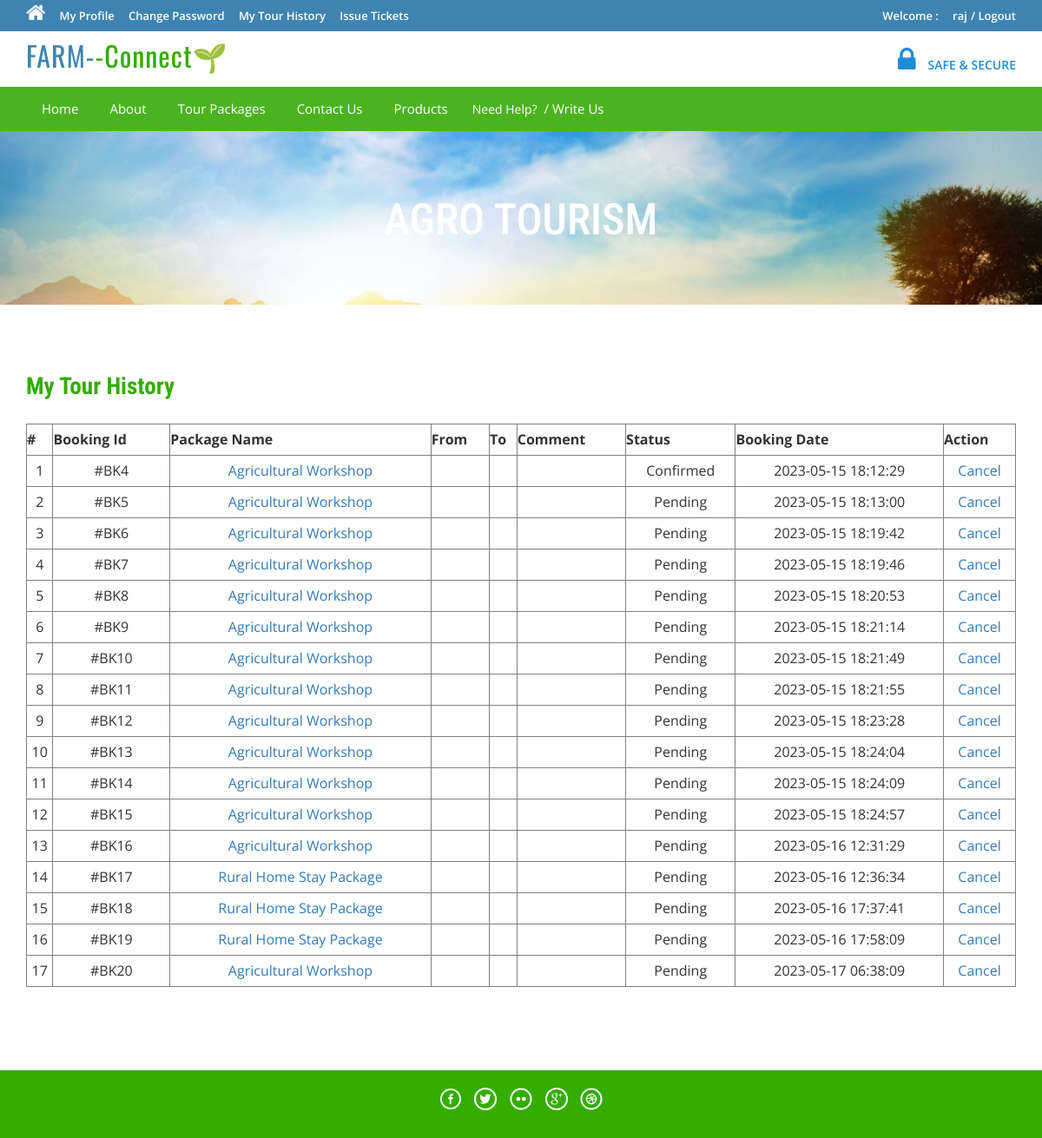
The app's page /tour-history.php (signed in) with its own data.
### tables this page shows
CREATE TABLE `tblbooking` (
  `BookingId` int(11) NOT NULL,
  `PackageId` int(11) DEFAULT NULL,
  `UserEmail` varchar(100) DEFAULT NULL,
  `FromDate` varchar(100) DEFAULT NULL,
  `ToDate` varchar(100) DEFAULT NULL,
  `Comment` mediumtext DEFAULT NULL,
  `RegDate` timestamp NULL DEFAULT current_timestamp(),
  `status` int(11) DEFAULT NULL,
  `CancelledBy` varchar(5) DEFAULT NULL,
  `UpdationDate` timestamp NULL DEFAULT NULL ON UPDATE current_timestamp()
);

CREATE TABLE `tbltourpackages` (
  `PackageId` int(11) NOT NULL,
  `PackageName` varchar(200) DEFAULT NULL,
  `PackageType` varchar(150) DEFAULT NULL,
  `PackageLocation` varchar(100) DEFAULT NULL,
  `PackagePrice` int(11) DEFAULT NULL,
  `PackageFetures` varchar(255) DEFAULT NULL,
  `PackageDetails` mediumtext DEFAULT NULL,
  `PackageImage` varchar(100) DEFAULT NULL,
  `Creationdate` timestamp NULL DEFAULT current_timestamp(),
  `UpdationDate` timestamp NULL DEFAULT NULL ON UPDATE current_timestamp()
);

### tour-history.php (the view, shortened to what this page needs)
<?php
include('includes/config.php');
if(strlen($_SESSION['login'])==0)
	{
header('location:index.php');
}
else{
?>
<!DOCTYPE HTML>
<html>
<head>
<link href="css/bootstrap.css" rel='stylesheet' type='text/css' />
<link href="css/style.css" rel='stylesheet' type='text/css' />
<link href="css/font-awesome.css" rel="stylesheet">
<link href="css/animate.css" rel="stylesheet" type="text/css" media="all">
</head>
<body>
<div class="top-header">
<?php include('includes/header.php');?>
<div class="banner-1 ">
	<div class="container">
		<h1 class="wow zoomIn animated animated" data-wow-delay=".5s" style="visibility: visible; animation-delay: 0.5s; animation-name: zoomIn;">AGRO TOURISM</h1>
	</div>
</div>
<div class="privacy">
	<div class="container">
		<h3 class="wow fadeInDown animated animated" data-wow-delay=".5s" style="visibility: visible; animation-delay: 0.5s; animation-name: fadeInDown;">My Tour History</h3>
		<form name="chngpwd" method="post" onSubmit="return valid();">
	<p>
	<table border="1" width="100%">
<tr align="center">
<th>#</th>
<th>Booking Id</th>
<th>Package Name</th>
<th>From</th>
<th>To</th>
<th>Comment</th>
<th>Status</th>
<th>Booking Date</th>
<th>Action</th>
</tr>
<?php
$uemail=$_SESSION['login'];;
$sql = "SELECT tblbooking.BookingId as bookid,tblbooking.PackageId as pkgid,tbltourpackages.PackageName as packagename,tblbooking.FromDate as fromdate,tblbooking.ToDate as todate,tblbooking.Comment as comment,tblbooking.status as status,tblbooking.RegDate as regdate,tblbooking.CancelledBy as cancelby,tblbooking.UpdationDate as upddate from tblbooking join tbltourpackages on tbltourpackages.PackageId=tblbooking.PackageId where UserEmail=:uemail";
$query = $dbh->prepare($sql);
$query -> bindParam(':uemail', $uemail, PDO::PARAM_STR);
$query->execute();
$results=$query->fetchAll(PDO::FETCH_OBJ);
$cnt=1;
if($query->rowCount() > 0)
{
foreach($results as $result)
{	?>
<tr align="center">
<td><?php echo htmlentities($cnt);?></td>
<td>#BK<?php echo htmlentities($result->bookid);?></td>
<td><a href="package-details.php?pkgid=<?php echo htmlentities($result->pkgid);?>"><?php echo htmlentities($result->packagename);?></a></td>
<td><?php echo htmlentities($result->fromdate);?></td>
<td><?php echo htmlentities($result->todate);?></td>
<td><?php echo htmlentities($result->comment);?></td>
<td><?php if($result->status==0)
{
echo "Pending";
}
if($result->status==1)
{
echo "Confirmed";
}
?></td>
<td><?php echo htmlentities($result->regdate);?></td>
<?php if($result->status==2)
{
	?><td>Cancelled</td>
<?php } else {?>
<td><a href="tour-history.php?bkid=<?php echo htmlentities($result->bookid);?>" onclick="return confirm('Do you really want to cancel booking')" >Cancel</a></td>
<?php }?>
</tr>
<?php $cnt=$cnt+1; }} ?>
	</table>
			</p>
			</form>
	</div>
</div>
<?php include('includes/footer.php');?>
</body>
</html>
<?php } ?>

### css/style.css (style rules this page uses)
html, body { font-size: 100%; background: #fff; font-family: 'Open Sans', sans-serif; }
body a,.grid_1,plan_1,plan_1.one,plan_1.two,i.icon1, i.icon2, i.icon3, i.icon4, i.icon5, i.icon6 { transition:0.5s all; -webkit-transition:0.5s all; -moz-transition:0.5s all; -o-transition:0.5s all; -ms-transition:0.5s all; }
h1,h2,h3,h4,h5,h6 { margin:0; font-family: 'Roboto Condensed', sans-serif; }
p { margin:0; }
.top-header { background-color: #3F84B1; border-bottom: 0 none; height: 36px; line-height: 35px; }
.banner-1 { background: url(../images/rr.jpg)no-repeat; background-size: cover; -webkit-background-size: cover; -o-background-size: cover; -ms-background-size: cover; -moz-background-size: cover; min-height:200px; }
.banner-1 h1 { font-size: 50px; margin-bottom: 40px; padding: 1.5em 0 0; text-align: center; color: #ffffff; }
.privacy h3 { color: #34AD00; font-size: 1.7em; font-weight: 700; margin-bottom: 1em; }
.privacy { padding: 5em 0; }
.privacy p { font-size: 1em; line-height: 1.8em; color: #999; margin: 1em 0; }

### records on screen
tblbooking: BookingId "4", PackageId.PackageName "Agricultural Workshop", status "Confirmed", RegDate "2023-05-15 18:12:29"
tblbooking: BookingId "5", PackageId.PackageName "Agricultural Workshop", status "Pending", RegDate "2023-05-15 18:13:00"
tblbooking: BookingId "6", PackageId.PackageName "Agricultural Workshop", status "Pending", RegDate "2023-05-15 18:19:42"
tblbooking: BookingId "7", PackageId.PackageName "Agricultural Workshop", status "Pending", RegDate "2023-05-15 18:19:46"
tblbooking: BookingId "8", PackageId.PackageName "Agricultural Workshop", status "Pending", RegDate "2023-05-15 18:20:53"
tblbooking: BookingId "9", PackageId.PackageName "Agricultural Workshop", status "Pending", RegDate "2023-05-15 18:21:14"
tblbooking: BookingId "10", PackageId.PackageName "Agricultural Workshop", status "Pending", RegDate "2023-05-15 18:21:49"
tblbooking: BookingId "11", PackageId.PackageName "Agricultural Workshop", status "Pending", RegDate "2023-05-15 18:21:55"
tblbooking: BookingId "12", PackageId.PackageName "Agricultural Workshop", status "Pending", RegDate "2023-05-15 18:23:28"
tblbooking: BookingId "13", PackageId.PackageName "Agricultural Workshop", status "Pending", RegDate "2023-05-15 18:24:04"
tblbooking: BookingId "14", PackageId.PackageName "Agricultural Workshop", status "Pending", RegDate "2023-05-15 18:24:09"
tblbooking: BookingId "15", PackageId.PackageName "Agricultural Workshop", status "Pending", RegDate "2023-05-15 18:24:57"
tblbooking: BookingId "16", PackageId.PackageName "Agricultural Workshop", status "Pending", RegDate "2023-05-16 12:31:29"
tblbooking: BookingId "17", PackageId.PackageName "Rural Home Stay Package", status "Pending", RegDate "2023-05-16 12:36:34"
tblbooking: BookingId "18", PackageId.PackageName "Rural Home Stay Package", status "Pending", RegDate "2023-05-16 17:37:41"
tblbooking: BookingId "19", PackageId.PackageName "Rural Home Stay Package", status "Pending", RegDate "2023-05-16 17:58:09"
tblbooking: BookingId "20", PackageId.PackageName "Agricultural Workshop", status "Pending", RegDate "2023-05-17 06:38:09"

### other values on screen
$_SESSION['login'] "raj"
